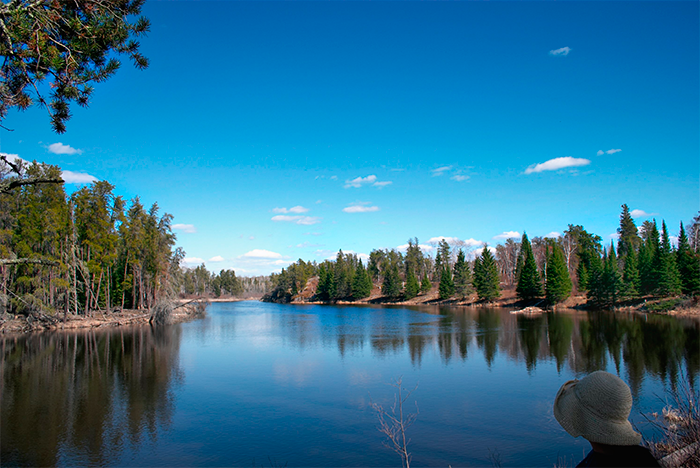
#> input picture Seam-carving/tests/pic_02.png, 700 x 468 px
$ jupyter execute --allow-errors task.ipynb   (older library calls are emulated)
#> lines starting #> are read from the running program, lines starting #| are printed output that depends on the picture; after the words box and inside, x2 and y2 are one past the last pixel; in counts of white or black regions, pixels touching at a corner belong together
### Seam-carving/code/seam_carve.py
import numpy as np
from skimage import color

w = np.array([0.299, 0.587, 0.114])

def count_energy(img_gs):
    h_grad = np.zeros_like(img_gs)
    h_grad[1:-1] = img_gs[2:] - img_gs[:-2]
    h_grad[0] = img_gs[1] - img_gs[0]
    h_grad[-1] = img_gs[-1] - img_gs[-2]

    v_grad = np.zeros_like(img_gs)
    v_grad[:, 1:-1] = img_gs[:, 2:] - img_gs[:, :-2]
    v_grad[:, 0] = img_gs[:, 1] - img_gs[:, 0]
    v_grad[:, -1] = img_gs[:, -1] - img_gs[:, -2]

    return np.sqrt(h_grad ** 2 + v_grad ** 2)

def count_seam(img_energy):
    seam = np.copy(img_energy)
    layers = np.ones((3, img_energy.shape[1] - 2))
    for i, energy in enumerate(seam[:-1]):
        layers[0] = energy[:-2]
        layers[1] = energy[1:-1]
        layers[2] = energy[2:]

        seam[i + 1, 1:-1] += np.min(layers, axis=0)
        seam[i + 1, 0] += np.min(seam[i, :2])
        seam[i + 1, -1] += np.min(seam[i, -2:])

    return seam

def get_min_seam(img_seam):
    seam = np.zeros(img_seam.shape[0], dtype=np.int)
    armin = np.argmin(img_seam[-1])
    for i in range(img_seam.shape[0] - 1, -1, -1):
        if armin > 0:
            tmp = np.argmin(img_seam[i, armin - 1: armin + 2]) - 1
        else:
            tmp = np.argmin(img_seam[i, :2])
        armin += tmp
        seam[i] = armin

    return seam

def seam_carve_one(img, mode, mask=None):
    MAX_ENERGY = 256 * img.shape[0] * img.shape[1]

    mode, action = mode.split(' ')
    resize = -1 if action == 'shrink' else 1

    if mode == 'vertical':
        img = img.transpose(1, 0, 2)
        if mask is not None:
            mask = mask.T

    resized_img = np.zeros((img.shape[0], img.shape[1] + resize, 3))
    carve_mask = np.zeros(img.shape[:2])
    if mask is None:
        resized_mask = None
    else:
        resized_mask = np.zeros((img.shape[0], img.shape[1] + resize))

    img_gray = img.dot(w)
    img_energy = count_energy(img_gray)
    if mask is not None:
        img_energy += MAX_ENERGY * mask
    img_seam = count_seam(img_energy)

    for i, j in enumerate(get_min_seam(img_seam)):
        carve_mask[i, j] = 1
        if resize == -1:  # shrink
            resized_img[i] = np.delete(img[i], j, axis=0)
        else:  # expand
            resized_img[i] = np.insert(img[i], j + 1, img[i, j], axis=0)

        if resized_mask is not None:
            if resize == -1:
                resized_mask[i] = np.delete(mask[i], j)
            else:
                resized_mask[i] = np.insert(mask[i], j + 1, mask[i, j])

    if mode == 'vertical':
        return (resized_img.transpose(1, 0, 2),
                resized_mask.T if resized_mask is not None else None,
                carve_mask.T)

    return (resized_img, resized_mask, carve_mask)

def seam_carve_object(img, mode, mask):
    """
    Needed to delete object by deleting seams one-by-one in a loop
    """
    return seam_carve_one(img, mode, mask)

def seam_carve(img, mode, mask=None):
    if mask is None:
        return seam_carve_one(img, mode)
    return seam_carve_object(img, mode, mask)

### Seam-carving/code/task.ipynb
[cell 1]
import numpy as np
from skimage import io, color
import matplotlib.pyplot as plt
import pickle

[cell 2]
from seam_carve import seam_carve

[cell 3]
def seam_coords(seam_mask):
    coords = np.where(seam_mask)
    t = [i for i in zip(coords[0], coords[1])]
    t.sort(key = lambda i: i[0])
    return tuple(t)

def msk_to_std(msk):
    return ((msk[:,:,0]!=0)*(-1) + (msk[:,:,1]!=0)).astype('int8')

[cell 4]
img = io.imread("../tests/pic_02.png")
#> img is the input picture: shape (468, 700, 3); mean R, G, B 47.6, 114.2, 143.4
img_mask = io.imread("../tests/pic_02_mask.png")
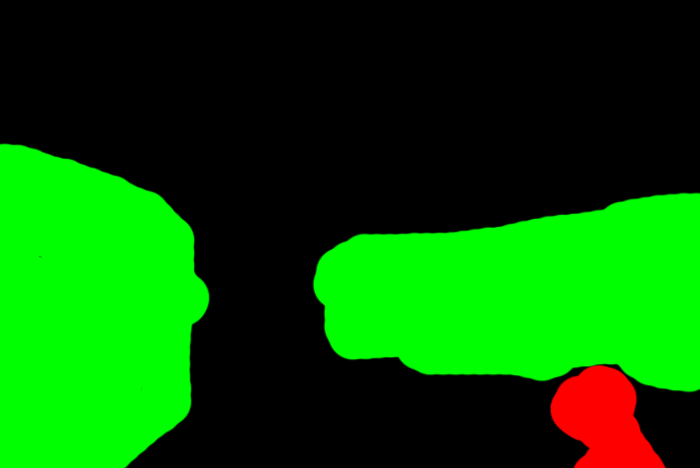
#> input picture Seam-carving/tests/pic_02_mask.png, 700 x 468 px
#> img_mask is the input picture: shape (468, 700, 4); mean R, G, B, A 5.8, 87.7, 0, 255

[cell 5]
tmp, _, mask = seam_carve(img, 'horizontal shrink', msk_to_std(img_mask))
#> in msk_to_std, `return ((msk[:,:,0]!=0)*(-1) + (msk[:,:,1]!=0)).astype('int8')`:
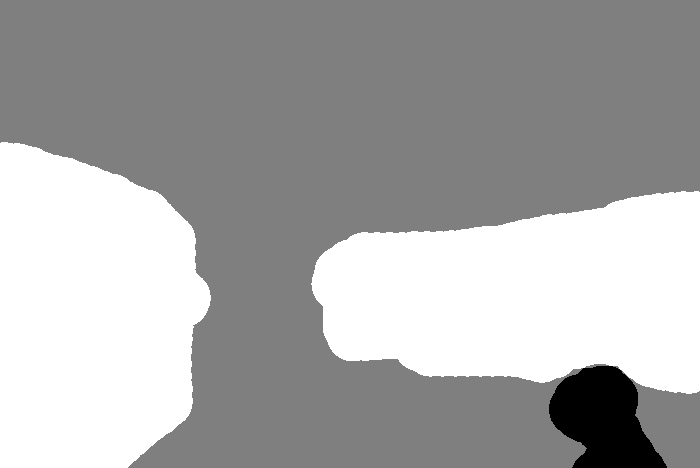
#> returned value: shape (468, 700) int8; min -1, max 1, mean 0.327; drawn with min black and max white
#> in seam_carve_one, `MAX_ENERGY = 256 * img.shape[0] * img.shape[1]`: MAX_ENERGY = 83865600
#> in seam_carve_one, `img_gray = img.dot(w)`:
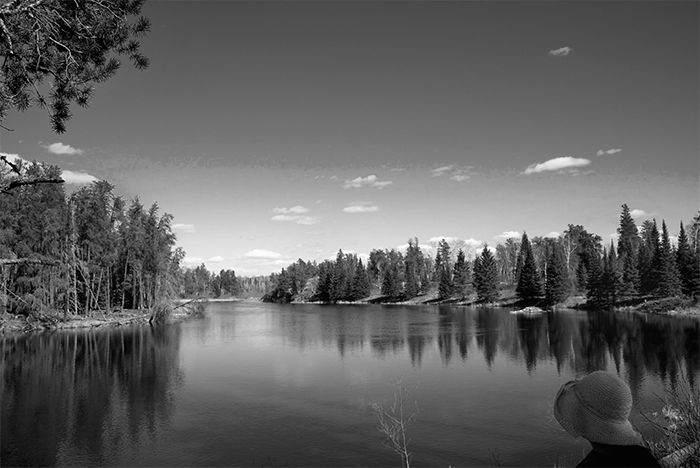
#> img_gray: shape (468, 700) float64; min 0, max 255, mean 97.6
#> in count_energy, `h_grad[1:-1] = img_gs[2:] - img_gs[:-2]`:
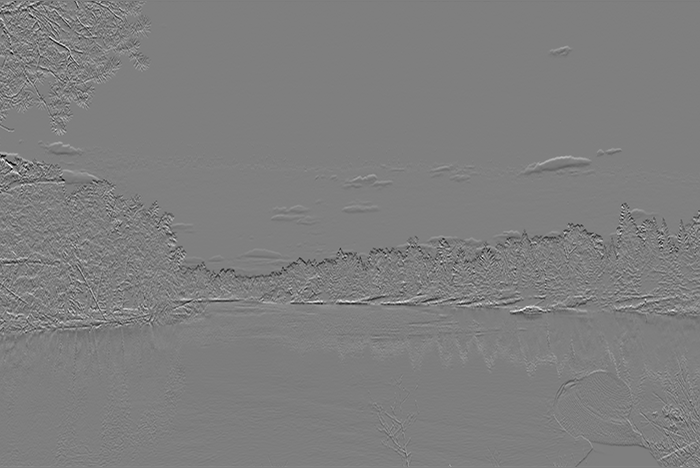
#> h_grad: shape (468, 700) float64; min -246.9, max 248.7, mean -0.1; drawn with min black and max white
#> in count_energy, `h_grad[0] = img_gs[1] - img_gs[0]`: h_grad: shape (468, 700) float64; 0.21% of pixels changed, all inside (x1, y1, x2, y2) = (0, 0, 700, 1)
#> in count_energy, `h_grad[-1] = img_gs[-1] - img_gs[-2]`: h_grad: shape (468, 700) float64; min -246.9, max 248.7, mean -0.1
#> in count_energy, `v_grad[:, 1:-1] = img_gs[:, 2:] - img_gs[:, :-2]`:
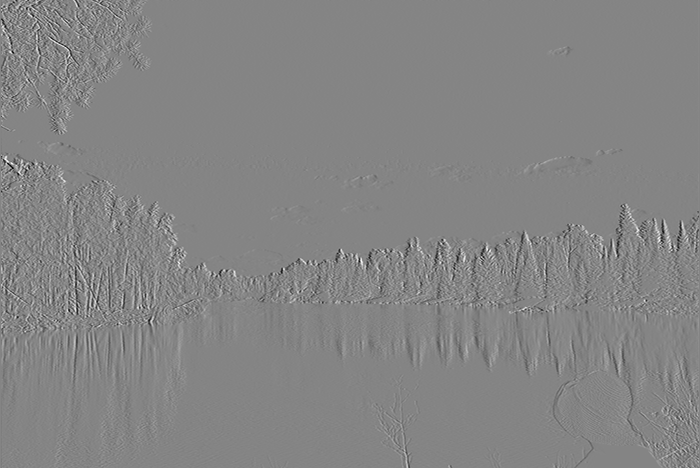
#> v_grad: shape (468, 700) float64; min -248.7, max 229.2, mean 0; drawn with min black and max white
#> in count_energy, `v_grad[:, 0] = img_gs[:, 1] - img_gs[:, 0]`: v_grad: shape (468, 700) float64; 0.14% of pixels changed, all inside (x1, y1, x2, y2) = (0, 0, 1, 468)
#> in count_energy, `v_grad[:, -1] = img_gs[:, -1] - img_gs[:, -2]`: v_grad: shape (468, 700) float64; min -248.7, max 229.2, mean 0
#> in count_energy, `return np.sqrt(h_grad ** 2 + v_grad ** 2)`:
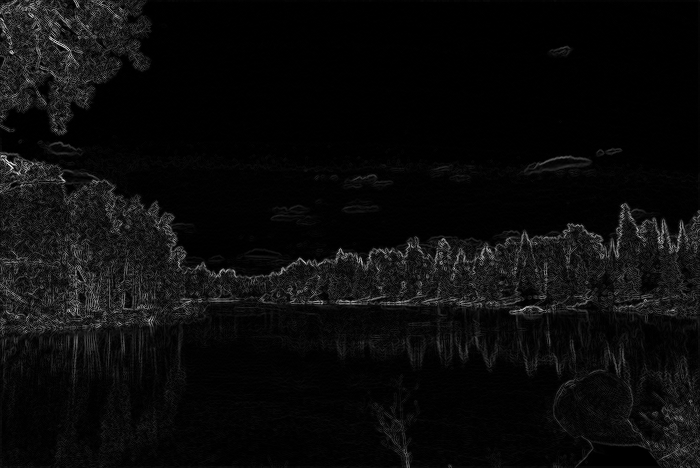
#> returned value: shape (468, 700) float64; min 0, max 333.7, mean 15.1; drawn with min black and max white
#> after the loop in count_seam, `for i, energy in enumerate(seam[:-1]):`:
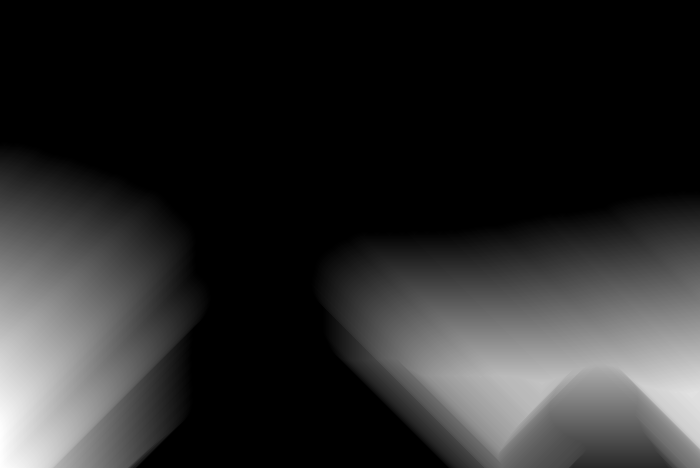
#> seam: shape (468, 700) float64; min 2.22, max 1.64e+10, mean 2.7e+09; drawn with min black and max white
#> in get_min_seam, `armin = np.argmin(img_seam[-1])`: armin = 270
#> the loop in seam_carve_one, `for i, j in enumerate(get_min_seam(img_seam)):` made 468 passes
#> j on passes 1 to 3: 266, 266, 266
#> after the loop in seam_carve_one, `for i, j in enumerate(get_min_seam(img_seam)):`:
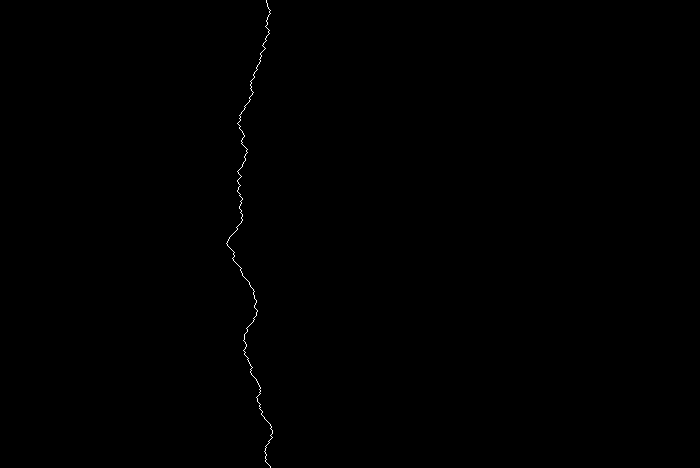
#> carve_mask: shape (468, 700) float64; values 0 (black) and 1 (white), 0.14% white in thin lines or dots, all inside (x1, y1, x2, y2) = (226, 0, 273, 468)

#> (a cell that did not finish here is left out)

[cell 7]
mask_true = np.zeros_like(mask)
#> (the rest of this cell did not finish here and is left out)

[cell 8]
np.all(mask == mask_true)
#> Out = False

[cell 9]
plt.figure(figsize=(10, 10))
plt.imshow(mask, cmap='gray')
plt.show()

plt.figure(figsize=(10, 10))
plt.imshow(mask_true, cmap='gray')
plt.show()
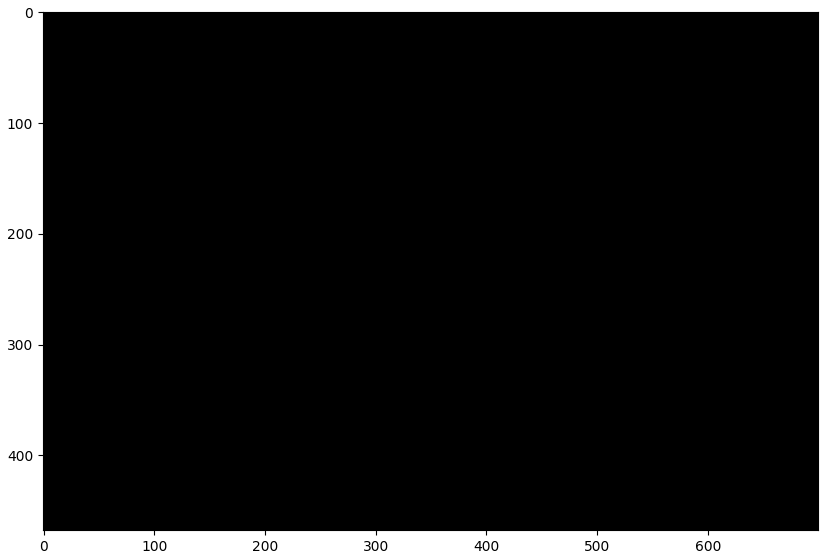
#> figure drawn by matplotlib, 1 panel
